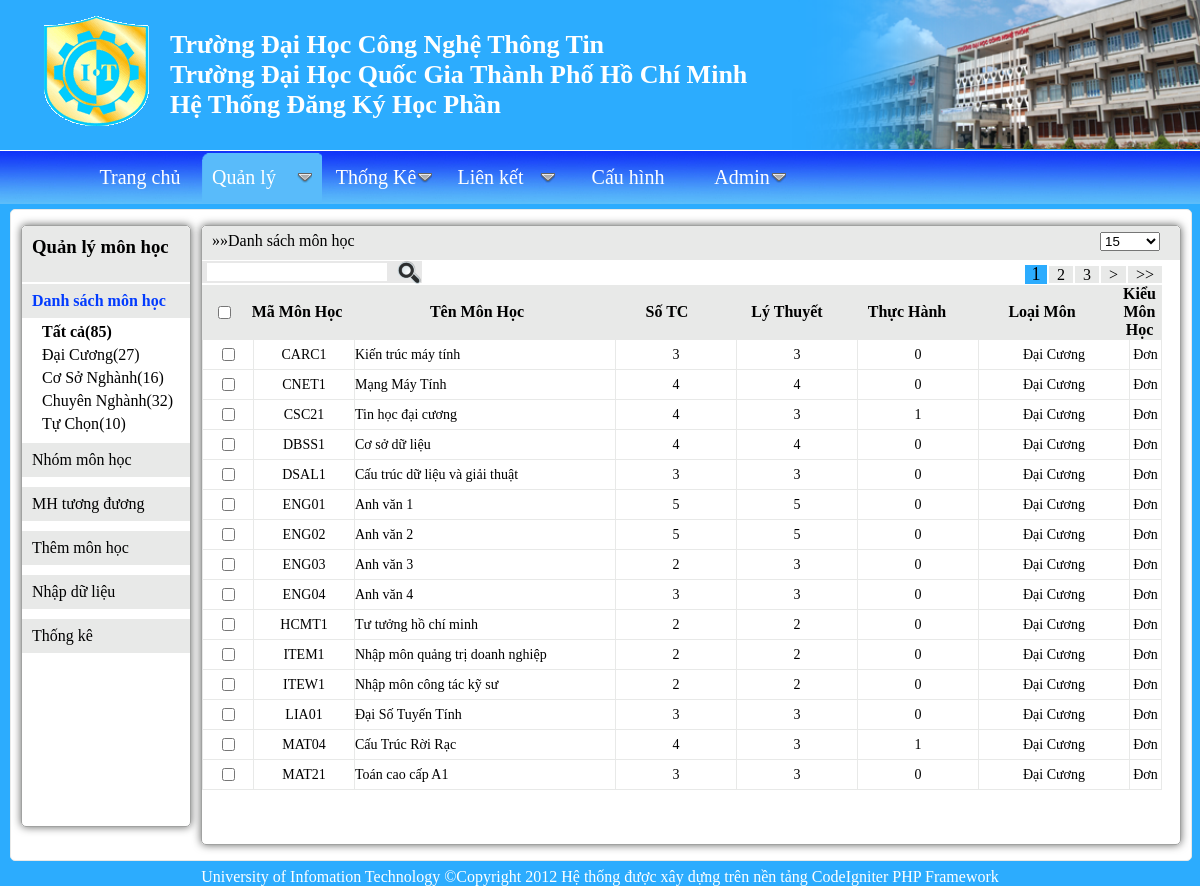
Screenshot of /quanly/monhoc with the database file from the repository.
### tables this page shows
CREATE TABLE IF NOT EXISTS `loai_monhoc` (
  `STT` int(1) NOT NULL,
  `MaLoai` varchar(5) NOT NULL,
  `TenLoai` varchar(40) NOT NULL,
  PRIMARY KEY (`MaLoai`)
);

CREATE TABLE IF NOT EXISTS `monhoc` (
  `ID` int(3) NOT NULL AUTO_INCREMENT,
  `MaMH` varchar(5) NOT NULL DEFAULT '',
  `TenMH` varchar(62) NOT NULL DEFAULT '',
  `SoTC` int(2) DEFAULT NULL,
  `TCLT` int(2) DEFAULT NULL,
  `TCTH` int(2) DEFAULT NULL,
  `Loai` varchar(5) NOT NULL DEFAULT 'DC',
  `KieuMH` varchar(4) NOT NULL DEFAULT 'DON',
  PRIMARY KEY (`ID`)
);

### application/controllers/monhoc.php (called while the page is built, shortened)
<?php if ( ! defined('BASEPATH')) exit('No direct script access allowed');
class Monhoc extends CI_Controller {
    function __construct()
    {
        $this->load->helper("url");
        $this->load->library("form_validation");
        $this->load->model("admin/mmonhoc");
        $this->load->library('PHPExcel');
    }
	public function index($loai="tatca")
	{
            $khoa_result=$this->mmonhoc->get_khoa();
            $monhoc_result=$this->mmonhoc->get_monhoc("",$loai,0,15);
            if($loai=="DC") $data["data_title"]="Danh sách môn học đại cương";
            else if($loai=="CN") $data["data_title"]="Danh sách môn học chuyên nghành";
            else $data["data_title"]="Danh sách môn học";
            $num_rows=$this->mmonhoc->get_num_rows("",$loai);
            $this->load->library("pagination");
            $config["base_url"]="http://dkhp.uit.edu.vn/quanly/monhoc/ajax_full_data";
            $config["total_rows"]=$num_rows;
            $config["per_page"]=15;
            $this->pagination->initialize($config);
            $data["pagination"]=$this->pagination->create_links();
            $data["khoa_result"]=$khoa_result;
            $data["loai_monhoc_result"]=$this->mmonhoc->get_loai_monhoc();
            $data["monhoc_result"]=$monhoc_result;
            $data["loai_monhoc"]=$loai;
            $data["total_rows"]=$num_rows;
            $data["title"]="Trang quản lý môn học";
    		$this->load->view('admin/vmonhoc',$data);
   	}
}
?>

### index.php (called while the page is built, shortened)
<?php
require_once BASEPATH.'core/CodeIgniter.php';
?>

### application/helpers/MY_url_helper.php (called while the page is built)
<?php  if ( ! defined('BASEPATH')) exit('No direct script access allowed');
if ( ! function_exists('static_url'))
{
	function static_url()
	{
		$CI =& get_instance();
		return $CI->config->item("static_url");
	}
}
?>

### application/models/admin/mmonhoc.php (called while the page is built, shortened)
<?php
class Mmonhoc extends CI_Model
{
    function get_monhoc($search="",$loai="tatca",$start=0,$limit=0)
    {
        if($loai!="TD")
        {
            if($limit!=0) $this->db->limit($limit,$start);
            $this->db->select("ID,MaMH,TenMH,SoTC,TCLT,TCTH,MaLoai,TenLoai,KieuMH");
            $this->db->from("monhoc");
            $this->db->join("loai_monhoc","loai_monhoc.MaLoai=monhoc.Loai");
            $this->db->order_by("MaMH");
            $query=$this->db->get();
            return $query->result_object();
        }
        else
        {
            $str_query="SELECT A.MaMH as MaMH_OLD, A.TenMH as TenMH_OLD,B.MaMH as MaMH_NEW,B.TenMH as TenMH_NEW
                        FROM  mhtuongduong, monhoc A, monhoc B
                        WHERE ID_OLD=A.ID AND ID_NEW=B.ID";
            $query=$this->db->query($str_query);
            return $query->result_object();
        }
    }
    function get_num_rows($search="",$loai="tatca")
    {
        if($loai!="TD")
        {
            if($search!="")
            {
              $this->db->like("tenmh",$search);
              $this->db->or_like("mamh",$search);
            }
            else if($loai!="tatca") $this->db->where("Loai",$loai);
            $query=$this->db->get("monhoc");
            return $query->num_rows();
        }
        else
        {
            $query=$this->db->get("mhtuongduong");
            return $query->num_rows();
        }
    }
    function get_loai_monhoc()
    {
        $this->db->order_by("STT","ASC");
        $query=$this->db->get("loai_monhoc");
        $result=$query->result_object();
        return $result;
    }
}
?>

### application/views/admin/vmonhoc.php (the view, shortened to what this page needs)
<!DOCTYPE html PUBLIC "-//W3C//DTD XHTML 1.0 Transitional//EN" "http://www.w3.org/TR/xhtml1/DTD/xhtml1-transitional.dtd">
<html xmlns="http://www.w3.org/1999/xhtml" xml:lang="en" lang="en">
<head>
    <link rel="stylesheet" type="text/css" href="<?php echo static_url(); ?>/css/admin/common.css" />
    <link rel="stylesheet" type="text/css" href="<?php echo static_url(); ?>/css/admin/monhoc.css" />
    <link rel="stylesheet" type="text/css" href="<?php echo static_url(); ?>/css/menu/menu_css.css" />
    <link rel="stylesheet" type="text/css" href="<?php echo static_url(); ?>/css/popup/popup_css.css" />
</head>
<body>
<div id="wrapper">
    <div id="header">
    <img src="<?php echo static_url(); ?>/images/logo.gif" alt="logo.gif" id="logo" />
    <img src="<?php echo static_url(); ?>/images/header_pic.png" alt="header_" id="header_pic" />
     <p>Trường Đại Học Công Nghệ Thông Tin<br />
       Trường Đại Học Quốc Gia Thành Phố Hồ Chí Minh<br />
       Hệ Thống Đăng Ký Học Phần
    </p>
    </div>
    <div id="page">
    <?php include_once("vmain_menu.php"); ?>
    <div id="data">
        <div id="left">
        <h3>Quản lý môn học</h3>
        <ul>
        <li><a class="active" href="/quanly/monhoc">Danh sách môn học</a>
        <?php
            $num_tatca=$this->mmonhoc->get_num_rows("","tatca");
            echo "<ul>";
            if($loai_monhoc=="tatca") echo "<li id='tatca'  class='active'><a href='/quanly/monhoc'>Tất cả(".$num_tatca.")</a></li>";
            else               echo "<li id='tatca'  ><a href='/quanly/monhoc'>Tất cả(".$num_tatca.")</a> </li>";
            foreach($loai_monhoc_result as $row)
            {
                $maloai=$row->MaLoai;
                $tenloai=$row->TenLoai;
                $num=$this->mmonhoc->get_num_rows("",$maloai);
                if($maloai==$loai_monhoc) echo "<li id='$maloai'  class='active'><a href='/quanly/monhoc/$maloai'>$tenloai($num)</a></li>";
                else echo "<li id='$maloai'><a href='/quanly/monhoc/$maloai'>$tenloai($num)</a></li>";
            }
            echo "</ul>";
        ?>
        </li>
        <li><a href="/quanly/monhoc/mon-hoc-nhom" title="Danh sách nhóm môn học">Nhóm môn học</a>
        <li><a href="/quanly/monhoc/tuong-duong" title="Môn học tương đương(thay thế)">MH tương đương</a>
        <li><a href="/quanly/monhoc/them-mon-hoc">Thêm môn học</a></li>
        <li><a href="/quanly/monhoc/nhap-du-lieu">Nhập dữ liệu</a></li>
        <li><a href="/quanly/monhoc/thong-ke">Thống kê</a></li>
        </ul>
        </div>
        <div id="right">
            <div id="tool">
                <p id="data_title">&#187;&#187;<?php echo $data_title; ?></p>
                <select id='view_num' title="Số lượng hàng">
                <option value="15">15</option>
                </select>
                <div id="search" title="Tìm kiếm">
                    <form action="post" action="">
                    <input  type="text" title="Nhập mã môn học hoặc tên môn học" />
                    <input id="submit" type="image" title="tìm kiếm" src="<?php echo static_url(); ?>/images/search_icon.png"/>
                    </form>
                </div>
            </div>
            <div id="content">
                <table id="tempt">
                <tr>
                    <th id="checkbox"><input id="all" type="checkbox" title="Chọn tất cả/ hủy tất cả"/></th>
                    <th id="mamh">Mã Môn Học</th>
                    <th id="tenmh">Tên Môn Học</th>
                    <th id="sotc">Số TC</th>
                    <th id="tclt">Lý Thuyết</th>
                    <th id="tcth">Thực Hành</th>
                    <th id="loai">Loại Môn</th>
                    <th id="kieumh">Kiểu Môn Học</th>
                </tr>
                </table>
                <div id="change_data">
                <?php
            			echo "<div id='pagination' class='".$total_rows."'>";
                        echo $pagination;
            			echo "</div>";
                    ?>
                    <div id="scroll">
                        <table id="table_data">
                        <?php
                         foreach($monhoc_result as $row)
                         {
                            $ID=$row->ID;
                            $mamh=$row->MaMH;
                            $tenmh=$row->TenMH;
                            $maloai=$row->MaLoai;
                            $tenloai=$row->TenLoai;
                            $kieumh=$row->KieuMH;
                            echo "<tr>";
                            echo "<td class='checkbox'><input id='$ID' class='checkbox_row' type='checkbox' /></td>";
                            echo "<td class='mamh' id='$ID' title='Xem chi tiết'>$mamh</td>";
                            echo "<td class='tenmh' style='text-align:left' >$tenmh</td>";
                            echo "<td class='sotc'>".$row->SoTC."</td>";
                            echo "<td class='tclt'>".$row->TCLT."</td>";
                            echo "<td class='tcth'>".$row->TCTH."</td>";
                            echo "<td class='loai' id='$maloai'>$tenloai</td>";
                            if($kieumh=="DON")
                            {
                              $ten_kieumh="Đơn";
                              echo "<td class='kieumh' id='$kieumh'>$ten_kieumh</td>";
                            }
                            else
                            {
                              $ten_kieumh="Nhóm";
                              echo "<td class='kieumh' id='$kieumh'><a href='/quanly/monhoc/mon-hoc-nhom/$mamh'>$ten_kieumh</a></td>";
                            }
                            echo "</tr>";
                         }
                         ?>
                        </table>
                    </div>
                </div>
            </div>
        </div>
    </div>
    </div>
    <?php include_once("vfooter.php"); ?>
</div>
</body>
</html>

### application/static/css/admin/common.css (style rules this page uses)
* { margin:0px;padding:0px; }
ul { list-style: none; }
img { border:none; }
select { z-index:120;position:relative; }
#wrapper { width:1200px;margin:0px auto;background-color:#2cacfe; -box-shadow: 0 0 8px #646564; -webkit-box-shadow: 0 0 8px #646564; -moz-box-shadow: 0 0 8px #646564; -o-box-shadow: 0 0 8px #646564; }
#wrapper #header { height:150px;position:relative;overflow:auto;border-bottom:1px solid #fff; }
#wrapper #header p { position:absolute;font-size:26px;font-weight:bold;top:30px;left:170px;color:#fff; }
#wrapper #header img { position:absolute; }
#wrapper #header img#logo { top:16px;left:0px; }
#wrapper #header img#header_pic { top:0px;right:0px;height:149px; }
#wrapper #data { border:1px solid #e8e9e8; background:#fff; -webkit-border-radius: 5px; -moz-border-radius: 5px; -o-border-radius: 5px; border-radius: 5px; width:1160px;min-height:600px; margin:5px 10px; overflow:hidden;padding:15px 10px; }

### application/static/css/popup/popup_css.css (style rules this page uses)
* { padding:0px;margin:0px; }

### rows the page displays
loai_monhoc: TenLoai "Đại Cương", num "27"
loai_monhoc: TenLoai "Cơ Sở Nghành", num "16"
loai_monhoc: TenLoai "Chuyên Nghành", num "32"
loai_monhoc: TenLoai "Tự Chọn", num "10"
monhoc: MaMH "CARC1", TenMH "Kiến trúc máy tính", SoTC "3", TCLT "3", TCTH "0", loai_monhoc.TenLoai "Đại Cương", KieuMH "Đơn"
monhoc: MaMH "CNET1", TenMH "Mạng Máy Tính", SoTC "4", TCLT "4", TCTH "0", loai_monhoc.TenLoai "Đại Cương", KieuMH "Đơn"
monhoc: MaMH "CSC21", TenMH "Tin học đại cương", SoTC "4", TCLT "3", TCTH "1", loai_monhoc.TenLoai "Đại Cương", KieuMH "Đơn"
monhoc: MaMH "DBSS1", TenMH "Cơ sở dữ liệu", SoTC "4", TCLT "4", TCTH "0", loai_monhoc.TenLoai "Đại Cương", KieuMH "Đơn"
monhoc: MaMH "DSAL1", TenMH "Cấu trúc dữ liệu và giải thuật", SoTC "3", TCLT "3", TCTH "0", loai_monhoc.TenLoai "Đại Cương", KieuMH "Đơn"
monhoc: MaMH "ENG01", TenMH "Anh văn 1", SoTC "5", TCLT "5", TCTH "0", loai_monhoc.TenLoai "Đại Cương", KieuMH "Đơn"
monhoc: MaMH "ENG02", TenMH "Anh văn 2", SoTC "5", TCLT "5", TCTH "0", loai_monhoc.TenLoai "Đại Cương", KieuMH "Đơn"
monhoc: MaMH "ENG03", TenMH "Anh văn 3", SoTC "2", TCLT "3", TCTH "0", loai_monhoc.TenLoai "Đại Cương", KieuMH "Đơn"
monhoc: MaMH "ENG04", TenMH "Anh văn 4", SoTC "3", TCLT "3", TCTH "0", loai_monhoc.TenLoai "Đại Cương", KieuMH "Đơn"
monhoc: MaMH "HCMT1", TenMH "Tư tưởng hồ chí minh", SoTC "2", TCLT "2", TCTH "0", loai_monhoc.TenLoai "Đại Cương", KieuMH "Đơn"
monhoc: MaMH "ITEM1", TenMH "Nhập môn quảng trị doanh nghiệp", SoTC "2", TCLT "2", TCTH "0", loai_monhoc.TenLoai "Đại Cương", KieuMH "Đơn"
monhoc: MaMH "ITEW1", TenMH "Nhập môn công tác kỹ sư", SoTC "2", TCLT "2", TCTH "0", loai_monhoc.TenLoai "Đại Cương", KieuMH "Đơn"
monhoc: MaMH "LIA01", TenMH "Đại Số Tuyến Tính", SoTC "3", TCLT "3", TCTH "0", loai_monhoc.TenLoai "Đại Cương", KieuMH "Đơn"
monhoc: MaMH "MAT04", TenMH "Cấu Trúc Rời Rạc", SoTC "4", TCLT "3", TCTH "1", loai_monhoc.TenLoai "Đại Cương", KieuMH "Đơn"
monhoc: MaMH "MAT21", TenMH "Toán cao cấp A1", SoTC "3", TCLT "3", TCTH "0", loai_monhoc.TenLoai "Đại Cương", KieuMH "Đơn"

### other values shown
$num_tatca "85"
$data_title "Danh sách môn học"
$pagination "1 2 3 > >>"
